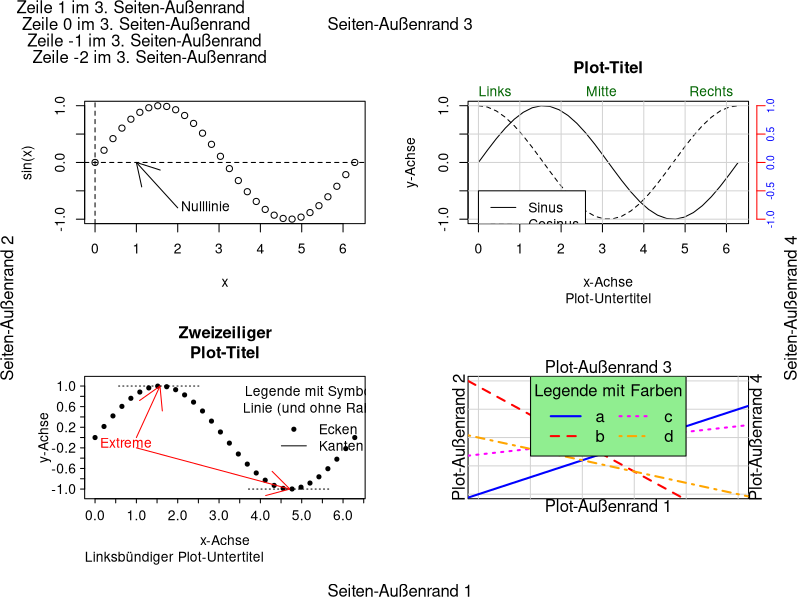

Recreate this plot in R.
# 30 äquidistante Stützstellen von 0 bis 2*pi als Beispieldaten und
# Formatieren eines Grafikfensters als (2 x 2)-Mehrfachplotrahmen:
#******************************************************************
x <- seq(0, 2*pi, length = 30)
par(mfrow = c(2, 2), oma = c(1, 1, 2, 1), mar = c(5, 4, 4, 2) + 0.1)

# Plot links oben:
#*****************
plot(x, sin(x));        abline(v = 0, lty = 2);     abline(h = 0, lty = "dashed")
arrows(2, -0.8, 1, 0);   text(2, -0.8, "Nulllinie", pos = 4, offset = 0.2)

# Plot rechts oben:
#******************
plot(x, sin(x), type = "l", main = "Plot-Titel", sub = "Plot-Untertitel",
     xlab = "x-Achse", ylab = "y-Achse")
lines(x, cos(x), lty = "dashed");     grid(lty = "solid")
legend(0, -0.5, legend = c("Sinus", "Cosinus"), lty = c("solid", "dashed"))

axis(4, line = 0.5, cex.axis = 0.75, col = "red", col.axis = "blue",
     mgp = c(3, 0.25, 0))
axis(3, at = c(0, 2.6, 5.1), labels = c("Links", "Mitte", "Rechts"),
     tick = FALSE, mgp = c(3, 0.1, 0), hadj = 0, col.axis = "darkgreen")

# Plot links unten:
#******************
par(mgp = c(2, 0.5, 0))
plot(x, sin(x), type = "b", pch = 20, las = 1, lab = c(10, 10, 7), tcl = -0.25,
     ylim = c(-1.1, 1.1), xlab = "x-Achse", ylab = "y-Achse")

text(1, -0.1, "Extreme", adj = 0.7, col = "red")
arrows(c(1, 1), c(0, -0.2), c(pi/2, 3*pi/2), c(1, -1), col = "red")
segments(c(pi/2, 3*pi/2) - 1, c(1, -1), 
         c(pi/2, 3*pi/2) + 1, c(1, -1), lty = "dotted")
legend(3.5, 1, legend = c("Ecken", "Kanten"), lty = c(-1, 1), pch = c(20, -1),
       bty = "n", title = "Legende mit Symbol und\nLinie (und ohne Rahmen)")

title(main = "Zweizeiliger\nPlot-Titel", cex = 0.75)
title(sub = "Linksbündiger Plot-Untertitel", adj = 0, cex = 0.6)

# Plot rechts unten:
#*******************
par(mgp = c(3, 1, 0))
plot(c(0, 5), c(-1, 1), type = "n", axes = FALSE, xlab = "", ylab = "");    box()
grid(lty = "solid")

abline(-1,   0.3, lty = 1, lwd = 2, col = "blue")
abline(0.9, -1/2, lty = 2, lwd = 2, col = "red")
abline(-0.3, 0.1, lty = 3, lwd = 2, col = "magenta")
abline(0,   -0.2, lty = 4, lwd = 2, col = "orange")

legend("top", legend = letters[ 1:4], lty = 1:4, lwd = 2,
       col = c("blue", "red", "magenta", "orange"), cex = 1.2, ncol = 2,
       bg = "lightgreen", title = "Legende mit Farben")

mtext("Plot-Außenrand 1", side = 1);   mtext("Plot-Außenrand 2", side = 2)
mtext("Plot-Außenrand 3", side = 3);   mtext("Plot-Außenrand 4", side = 4)

# Text im äußeren Rahmen der Seite:
#**********************************
mtext(paste("Seiten-Außenrand", 1:4), side = 1:4, outer = TRUE)   # mtext() mit
mtext(paste("Zeile", 1:-2, "im 3. Seiten-Außenrand"),             # vektoriellen
      outer = TRUE, line = 1:-2, adj = 0:3/100)                   # Argumenten.

# Schließen der Grafikausgabe:
#*****************************
dev.off()
